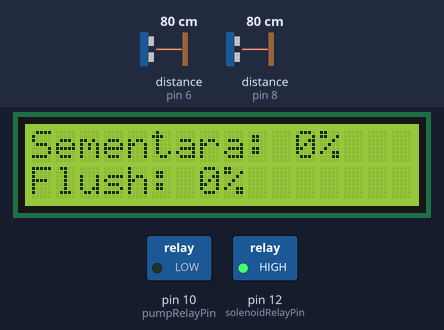
The sketch below on a simulated Arduino Uno, built with avr-gcc and run on an emulated ATmega328P. On the bench: 16×2 character LCD, switched loads named in the sketch (green lamp = pin HIGH). Wiring (inferred from the names in the program): 2 × ultrasonic range finder: trigger pin 7, echo pin 6 / trigger pin 9, echo pin 8. The test bench sets the inputs (shaded band); at power-on: distance to the obstacle (sensors on pin 6, pin 8) 80 cm. The echo pulse lasts 58.3 µs per cm; pins used as bus, display or sensor lines are not drawn; what the sketch prints to the serial monitor is not drawn.

Above: at 1.2 s.
1.3 s: distance to the obstacle (sensor on pin 6) set to 11 cm
At 2.9 s:
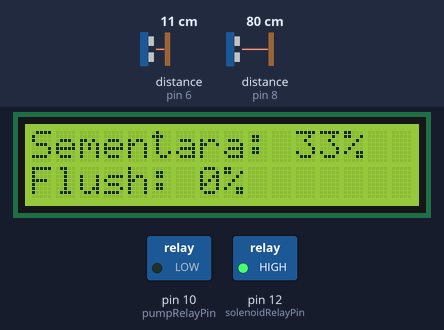
3.6 s: distance to the obstacle (sensor on pin 6) set to 8 cm
At 5.4 s:
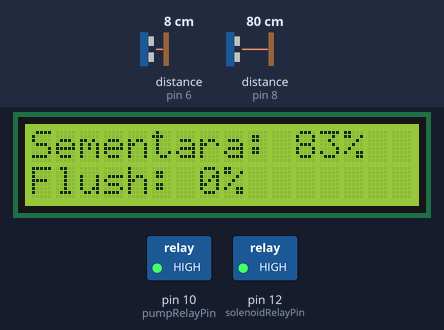
5.7 s: distance to the obstacle (sensor on pin 6) set to 2 cm
At 7.1 s:
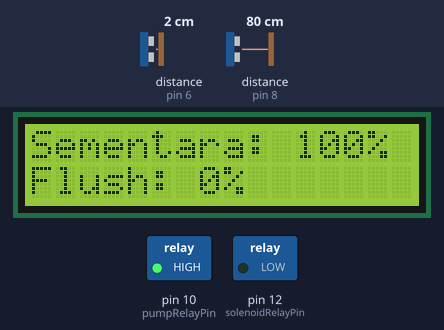
7.7 s: distance to the obstacle (sensor on pin 8) set to 9 cm
At 9.5 s:
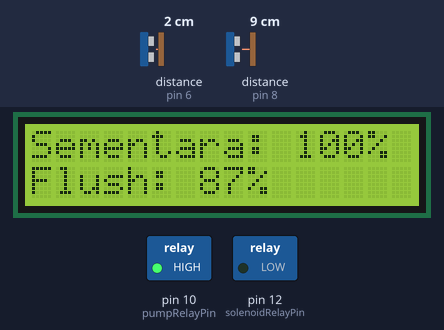
9.8 s: distance to the obstacle (sensor on pin 8) set to 6 cm
At 11.1 s:
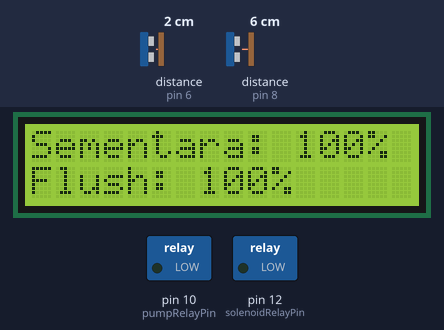
11.9 s: distance to the obstacle (sensor on pin 8) set to 35 cm
At 13.7 s:
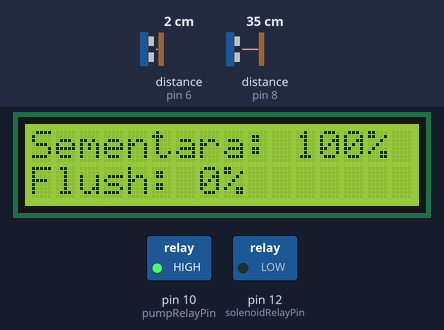
Timing chart, 0 to 14.9 s (numbered marks = the images above; inputs shaded):
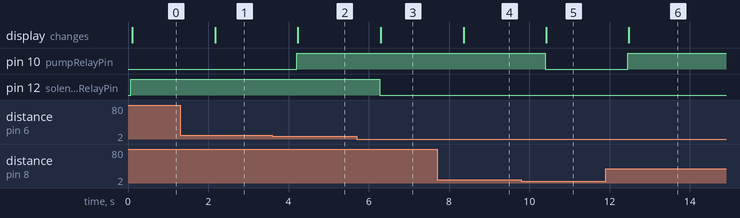

Measured:
- the behaviour switches between 10 and 9 cm on distance to the obstacle (sensor on pin 6) (found by bisection; images 1 and 2)
- the behaviour switches between 8 and 7 cm on distance to the obstacle (sensor on pin 8) (found by bisection; images 4 and 5)
- after the input at 1.3 s, the display: changes after 0.87 s (image 1)
- after the input at 3.6 s, pin 10 (pumpRelayPin): LOW → HIGH after 0.61 s; the display: changes after 0.63 s (image 2)
- after the input at 5.7 s, pin 12 (solenoidRelayPin): HIGH → LOW after 0.57 s; the display: changes after 0.60 s (image 3)
- after the input at 7.7 s, the display: changes after 0.66 s (image 4)
- after the input at 9.8 s, pin 10 (pumpRelayPin): HIGH → LOW after 0.59 s; the display: changes after 0.62 s (image 5)
- after the input at 11.9 s, pin 10 (pumpRelayPin): LOW → HIGH after 0.56 s; the display: changes after 0.58 s (image 6)

The sketch:

embedded.ino
```cpp
#include <Wire.h>
#include <LiquidCrystal_I2C.h>

// Inisialisasi LCD dengan alamat I2C
LiquidCrystal_I2C lcd(0x27, 16, 2); // 16x2 karakter LCD

// Pin untuk Ultrasonic A (penampungan sementara)
const int trigPinA = 7;
const int echoPinA = 6;

// Pin untuk Ultrasonic B (penampungan flush)
const int trigPinB = 9;
const int echoPinB = 8;

// Pin untuk relay kontrol pompa dan solenoid
const int pumpRelayPin = 10;   // Relay Channel 1 untuk pompa
const int solenoidRelayPin = 12; // Relay Channel 2 untuk solenoid

// Variabel untuk menyimpan hasil pengukuran jarak
long durationA, durationB;
int distanceA, distanceB;

// Rentang jarak untuk persentase
const int minDistanceA = 6;  // Jarak minimum (penuh) untuk penampungan sementara
const int maxDistanceA = 12; // Jarak maksimum (kosong) untuk penampungan sementara

const int minDistanceB = 6;  // Jarak minimum (penuh) untuk penampungan flush
const int maxDistanceB = 22; // Jarak maksimum (kosong) untuk penampungan flush

void setup() {
  // Inisialisasi LCD
  lcd.begin(16, 2); // 16 kolom, 2 baris
  lcd.backlight();

  // Inisialisasi pin sensor
  pinMode(trigPinA, OUTPUT);
  pinMode(echoPinA, INPUT);
  pinMode(trigPinB, OUTPUT);
  pinMode(echoPinB, INPUT);

  // Inisialisasi pin relay
  pinMode(pumpRelayPin, OUTPUT);
  pinMode(solenoidRelayPin, OUTPUT);

  // Matikan pompa dan solenoid saat awal
  digitalWrite(pumpRelayPin, LOW); // Relay off
  digitalWrite(solenoidRelayPin, LOW); // Relay off

  // Serial monitor untuk debug
  Serial.begin(9600);
}

void loop() {
  // Membaca jarak dari Ultrasonic A (penampungan sementara)
  distanceA = readUltrasonic(trigPinA, echoPinA);

  // Membaca jarak dari Ultrasonic B (penampungan flush)
  distanceB = readUltrasonic(trigPinB, echoPinB);

  // Hitung persentase ketinggian air
  int percentageA = calculatePercentage(distanceA, maxDistanceA, minDistanceA);
  int percentageB = calculatePercentage(distanceB, maxDistanceB, minDistanceB);

  // Kontrol solenoid valve
  if (distanceA <= minDistanceA) { // Penampungan sementara penuh
    digitalWrite(solenoidRelayPin, LOW); // Matikan solenoid (tutup aliran)
    Serial.println("Solenoid: OFF (tertutup)");
  } else {
    digitalWrite(solenoidRelayPin, HIGH); // Hidupkan solenoid (buka aliran)
    Serial.println("Solenoid: ON (terbuka)");
  }

  // Kontrol pompa
  if (distanceA < 9 && distanceB > minDistanceB) {
    digitalWrite(pumpRelayPin, HIGH); // Nyalakan pompa
    Serial.println("Pompa: ON");
  } else {
    digitalWrite(pumpRelayPin, LOW); // Matikan pompa
    Serial.println("Pompa: OFF");
  }

  // Menampilkan persentase di LCD
  lcd.clear(); // Bersihkan layar untuk mencegah teks lama tertinggal

  // Tampilkan persentase Penampungan Sementara di baris pertama
  lcd.setCursor(0, 0); // Baris pertama, kolom pertama
  lcd.print("Sementara: ");
  lcd.print(percentageA);
  lcd.print("%");

  // Tampilkan persentase Penampungan Flush di baris kedua
  lcd.setCursor(0, 1); // Baris kedua, kolom pertama
  lcd.print("Flush: ");
  lcd.print(percentageB);
  lcd.print("%");

  delay(1000); // Tunggu 1 detik sebelum pengukuran berikutnya
}

// Fungsi untuk membaca jarak dari sensor ultrasonic
int readUltrasonic(int trigPin, int echoPin) {
  digitalWrite(trigPin, LOW);
  delayMicroseconds(2);
  digitalWrite(trigPin, HIGH);
  delayMicroseconds(10);
  digitalWrite(trigPin, LOW);

  // Membaca durasi pulsa echo
  long duration = pulseIn(echoPin, HIGH);

  // Konversi durasi menjadi jarak (cm)
  int distance = duration * 0.034 / 2;

  return distance;
}

// Fungsi untuk menghitung persentase tinggi air
int calculatePercentage(int sensorReading, int maxDistance, int minDistance) {
  // Pastikan pembacaan sensor berada dalam rentang
  if (sensorReading > maxDistance) sensorReading = maxDistance;
  if (sensorReading < minDistance) sensorReading = minDistance;

  // Hitung persentase berdasarkan rumus: (maxDistance - reading) / (maxDistance - minDistance) * 100
  int percentage = ((maxDistance - sensorReading) * 100) / (maxDistance - minDistance);

  return percentage;
}
```
